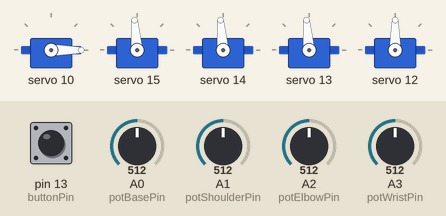
A sketch run on a simulated Arduino Uno, built with avr-gcc and run on an emulated ATmega328P. Parts: 5 × servo. Inputs (shaded band) come from the test bench; at power-on: A0 (potBasePin) = 512, A3 (potWristPin) = 512, A1 (potShoulderPin) = 512, A2 (potElbowPin) = 512, pin 13 (buttonPin) HIGH.

Above: at 6.2 s.
6.3 s: A0 (potBasePin) set to 660
At 7.8 s:
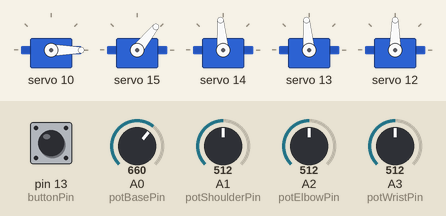
9.3 s: A3 (potWristPin) set to 660
At 11.5 s:
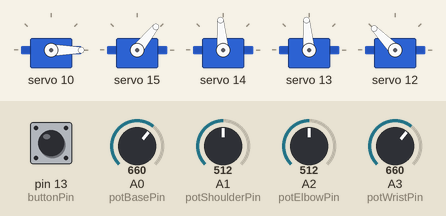
12.3 s: A1 (potShoulderPin) set to 660
At 13.6 s:
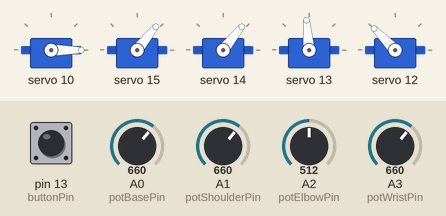
15.3 s: A2 (potElbowPin) set to 660
At 17.0 s:
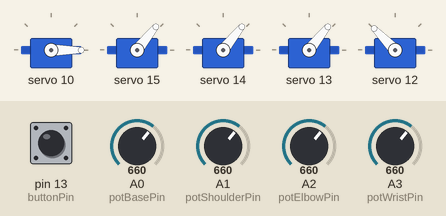
18.3 s: pin 13 (buttonPin) pulled LOW for 0.15 s
At 18.38 s:
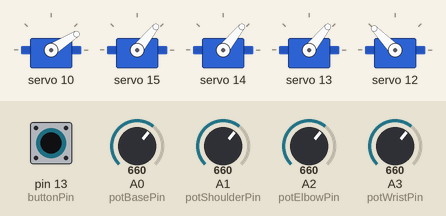
19.9 s: A0 (potBasePin) set to 716
At 21.0 s:
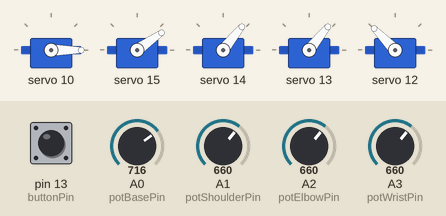
Timing chart, 0 to 22.9 s (numbered marks = the images above; inputs shaded):
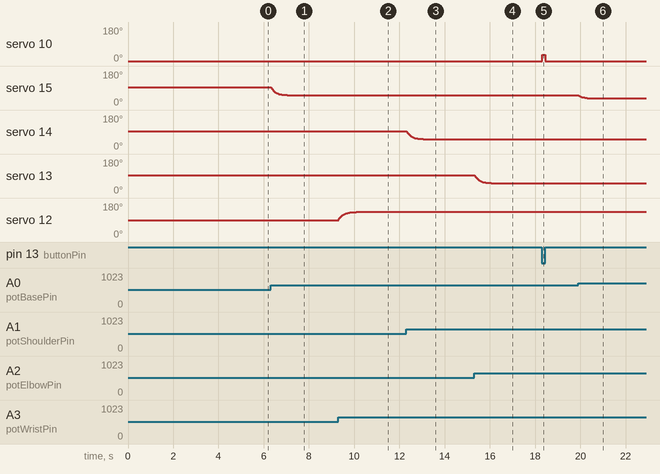

The sketch:

arduino.ino
```cpp
#include <Wire.h>
#include <Adafruit_PWMServoDriver.h>
#include <math.h>

#define MIN_PULSE_WIDTH 650
#define MAX_PULSE_WIDTH 2350
#define FREQUENCY 50

#define POT_SAMPLES 3
#define TARGET_DEADBAND_US 8   // ignorar cambios muy pequeños en microsegundos

Adafruit_PWMServoDriver pwm = Adafruit_PWMServoDriver();

// ============================
// Estructura por articulación
// ============================
struct Joint {
  int servoNum;
  double currentPos;   // Posición virtual/comandada
  double targetPos;    // Referencia desde el potenciómetro
  double kp, ki, kd;
  double integral;
  double lastError;
  bool inverted;       // Para invertir el mapeo si hace falta
};

// {canalServo, current, target, kp, ki, kd, integral, lastError, inverted}
Joint base     = {15, 1500, 1500, 0.10, 0.0, 0.0, 0.0, 0.0, false};
Joint shoulder = {14, 1500, 1500, 0.10, 0.0, 0.0, 0.0, 0.0, false};
Joint elbow    = {13, 1500, 1500, 0.10, 0.0, 0.0, 0.0, 0.0, false};
Joint wrist    = {12, 1500, 1500, 0.10, 0.0, 0.0, 0.0, 0.0, true};   // invertido como el original

const int potBasePin     = A0;
const int potShoulderPin = A1;
const int potElbowPin    = A2;
const int potWristPin    = A3;

const int pinzaPin  = 10;
const int buttonPin = 13;

// ============================
// Convertir microsegundos a cuentas PCA9685
// ============================
int usToPCA(double microseconds) {
  return int(microseconds * 4096.0 / (1000000.0 / FREQUENCY));
}

// ============================
// Leer potenciómetro con promedio
// ============================
int readPotAverage(int analogPin) {
  long sum = 0;

  for (int i = 0; i < POT_SAMPLES; i++) {
    sum += analogRead(analogPin);
    delayMicroseconds(500);
  }

  return sum / POT_SAMPLES;
}

// ============================
// Leer potenciómetro y mapear a microsegundos
// ============================
double readPotMapped(int analogPin, bool inverted) {
  int potVal = readPotAverage(analogPin);

  if (inverted) {
    return map(potVal, 240, 800, MIN_PULSE_WIDTH, MAX_PULSE_WIDTH);
  } else {
    return map(potVal, 800, 240, MIN_PULSE_WIDTH, MAX_PULSE_WIDTH);
  }
}

// ============================
// Actualizar target con deadband
// ============================
void updateTargetFromPot(Joint &j, int analogPin) {
  double newTarget = readPotMapped(analogPin, j.inverted);

  if (fabs(newTarget - j.targetPos) >= TARGET_DEADBAND_US) {
    j.targetPos = newTarget;
  }
}

// ============================
// Inicializar articulación con lectura real del maestro
// ============================
void initJointFromPot(Joint &j, int analogPin) {
  double startPos = readPotMapped(analogPin, j.inverted);

  j.targetPos = startPos;
  j.currentPos = startPos;
  j.integral = 0.0;
  j.lastError = 0.0;

  pwm.setPWM(j.servoNum, 0, usToPCA(j.currentPos));
}

// ============================
// PID virtual
// ============================
void computePID(Joint &j) {
  double error = j.targetPos - j.currentPos;

  double P = j.kp * error;

  j.integral += error;
  j.integral = constrain(j.integral, -100, 100);
  double I = j.ki * j.integral;

  double D = j.kd * (error - j.lastError);
  j.lastError = error;

  j.currentPos += (P + I + D);
  j.currentPos = constrain(j.currentPos, MIN_PULSE_WIDTH, MAX_PULSE_WIDTH);

  pwm.setPWM(j.servoNum, 0, usToPCA(j.currentPos));
}

// ============================
// Leer PID por serial
// ============================
void parseSerialPID() {
  if (Serial.available() > 0) {
    String data = Serial.readStringUntil('\n');
    data.trim();

    if (data.length() < 7) return;

    char charBuf[40];
    data.toCharArray(charBuf, sizeof(charBuf));

    char* id = strtok(charBuf, ",");
    char* pStr = strtok(NULL, ",");
    char* iStr = strtok(NULL, ",");
    char* dStr = strtok(NULL, ",");

    if (id == NULL || pStr == NULL || iStr == NULL || dStr == NULL) return;

    double p = atof(pStr);
    double i = atof(iStr);
    double d = atof(dStr);

    bool updated = false;

    if (id[0] == 'B') {
      base.kp = p; base.ki = i; base.kd = d;
      updated = true;
    }
    else if (id[0] == 'S') {
      shoulder.kp = p; shoulder.ki = i; shoulder.kd = d;
      updated = true;
    }
    else if (id[0] == 'E') {
      elbow.kp = p; elbow.ki = i; elbow.kd = d;
      updated = true;
    }
    else if (id[0] == 'W') {
      wrist.kp = p; wrist.ki = i; wrist.kd = d;
      updated = true;
    }

    // Confirmación hacia Flask
    if (updated) {
      Serial.print("Recibido: ");
      Serial.println(data);
    }
  }
}

void setup() {
  delay(5000);

  pwm.begin();
  pwm.setPWMFreq(FREQUENCY);

  pinMode(buttonPin, INPUT_PULLUP);
  Serial.begin(115200);

  pwm.setPWM(pinzaPin, 0, 90);

  initJointFromPot(base, potBasePin);
  initJointFromPot(shoulder, potShoulderPin);
  initJointFromPot(elbow, potElbowPin);
  initJointFromPot(wrist, potWristPin);
}

void loop() {
  updateTargetFromPot(base, potBasePin);
  updateTargetFromPot(shoulder, potShoulderPin);
  updateTargetFromPot(elbow, potElbowPin);
  updateTargetFromPot(wrist, potWristPin);

  parseSerialPID();

  computePID(base);
  computePID(shoulder);
  computePID(elbow);
  computePID(wrist);

  if (digitalRead(buttonPin) == LOW) {
    pwm.setPWM(pinzaPin, 0, 180);
  } else {
    pwm.setPWM(pinzaPin, 0, 90);
  }

  delay(10);
}
```

Measured:
- after the input at 6.3 s, servo 15: moves from 95° to 51° over 0.97 s, starting at once
- after the input at 9.3 s, servo 12: moves from 90° to 134° over 1.2 s, starting at once
- after the input at 12.3 s, servo 14: moves from 95° to 51° over 0.97 s, starting at once
- after the input at 15.3 s, servo 13: moves from 95° to 51° over 0.97 s, starting at once
- after the input at 18.3 s, servo 10: 0° → 32° at once, → 0° 0.13 s later
- after the input at 19.9 s, servo 15: moves from 51° to 35° over 0.61 s, starting at once
